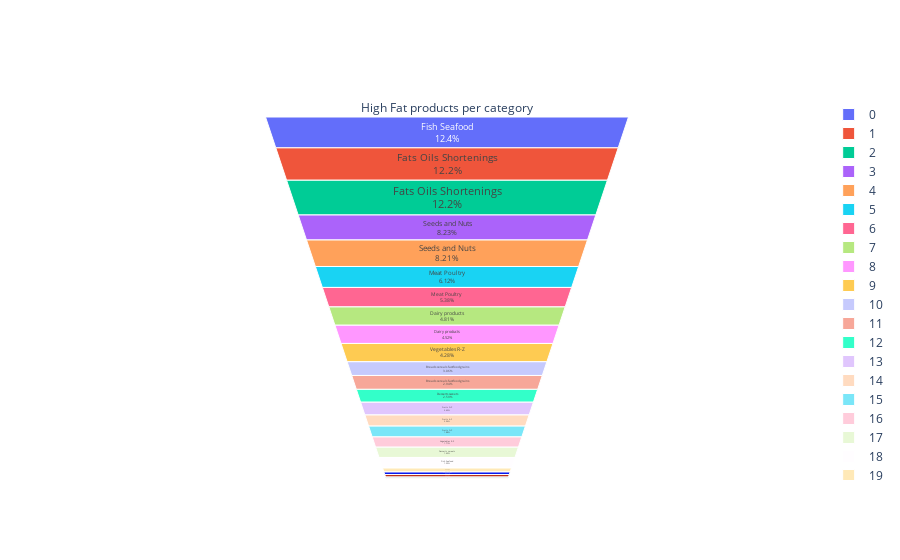

Notebook source saved alongside this figure:
### Code cell
fig = go.Figure(go.Funnelarea(values=high_fat_products['Fat'].values, text=high_fat_products['Category'],hovertext=high_fat_products['Food'],
                              title = { "text": "High Fat products per category"},
                             ))
fig.show()

### Figure 1 — Plotly figure (JSON) as saved in the notebook; plotly's stock layout.template omitted (floating-point values rounded to 4 significant figures)
{"data": [{"hovertext": ["Other", "Other", "Other", "Other", "Other", "Other", "Other", "Other", "Other", "Other", "Other", "Other", "Other", "Other", "Other", "Other", "Other", "Other", "Other", "Other", "Other", "Other", "Other", "Other", "Other", "Other", "Other", "Other", "Other", "Other", "Other", "Other"], "text": ["Fish Seafood", "Fats Oils Shortenings", "Fats Oils Shortenings", "Seeds and Nuts", "Seeds and Nuts", "Meat Poultry", "Meat Poultry", "Dairy products", "Dairy products", "Vegetables R-Z", "Breads cereals fastfoodgrains", "Breads cereals fastfoodgrains", "Desserts sweets", "Fruits G-P", "Fruits A-F", "Fruits G-P", "Vegetables R-Z", "Desserts sweets", "Fish Seafood", "Soups", "Vegetables A-E", "Soups", "Vegetables A-E", "Vegetables F-P", "Fruits A-F", "Vegetables F-P", "Fruits R-Z", "Fruits R-Z", "Jams Jellies", "Jams Jellies", "DrinksAlcohol Beverages", "DrinksAlcohol Beverages"], "title": {"text": "High Fat products per category"}, "type": "funnelarea", "values": [1.013, 1, 1, 0.6731, 0.6714, 0.5, 0.44, 0.3929, 0.3697, 0.35, 0.25, 0.24, 0.2121, 0.2, 0.1667, 0.1538, 0.14, 0.1333, 0.13, 0.04706, 0.03, 0.02857, 0.01, 0.009091, 0.006944, 0.006452, 0.001081, 0, 0, 0, 0, 0]}], "layout": {}}
